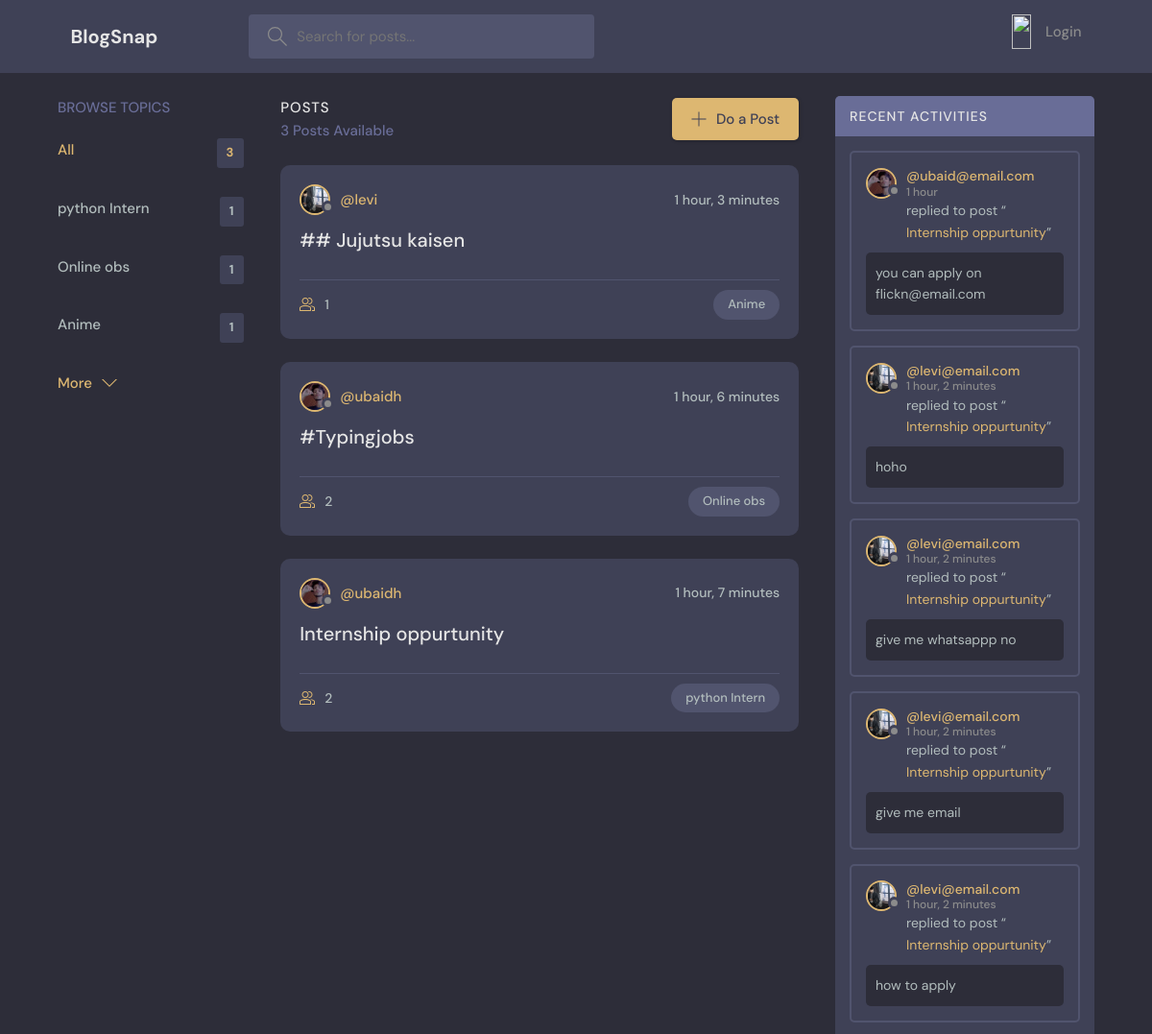
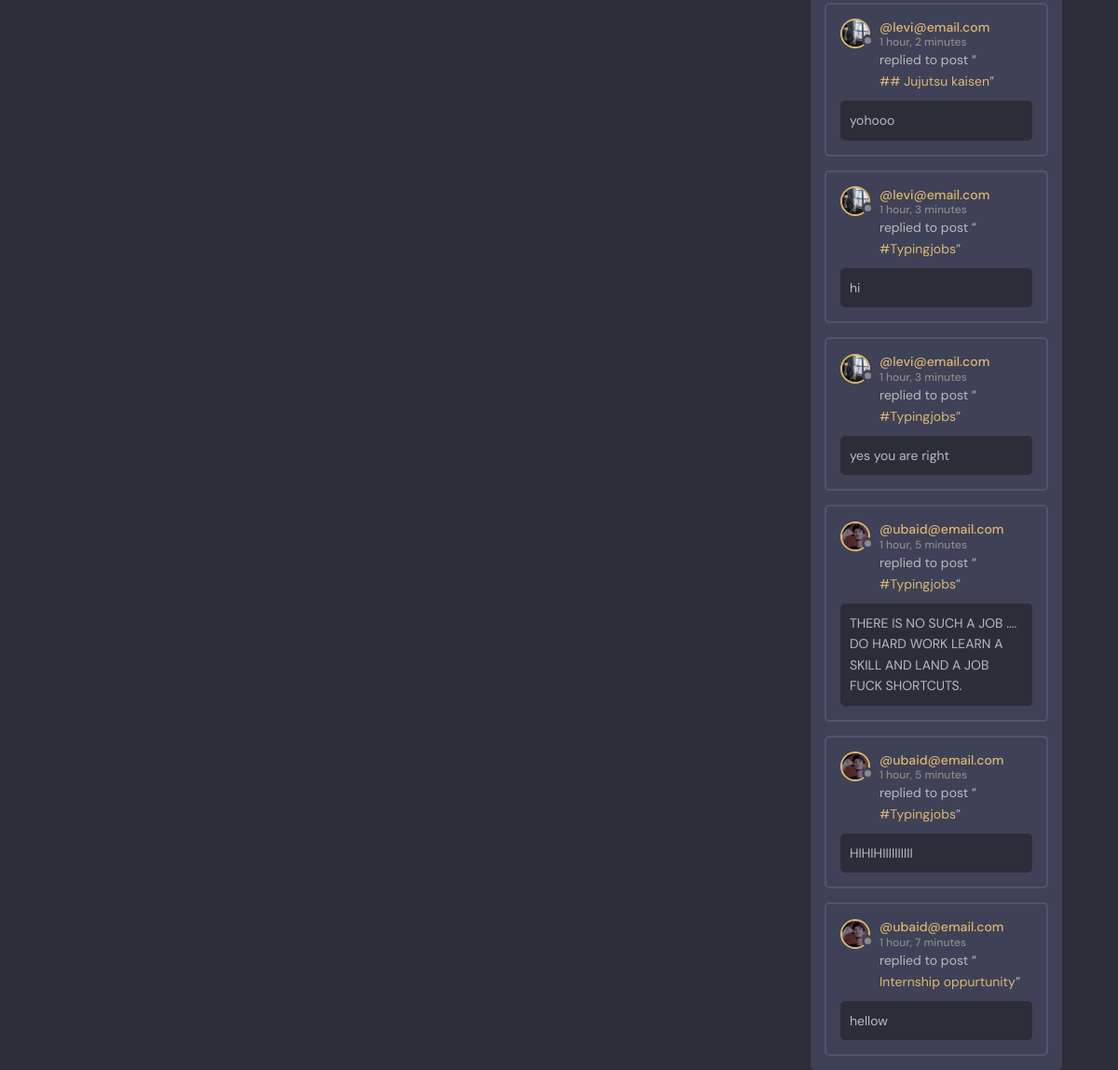
The page / on the database its author committed (2 pictures, top to bottom).
### discord/models.py (models this page shows, shortened)
class Topic(models.Model):
    name=models.CharField( max_length=150)

class Room(models.Model):
    host=models.ForeignKey(User,on_delete=models.SET_NULL,null=True)
    topic=models.ForeignKey(Topic, on_delete=models.SET_NULL,null=True)
    name=models.CharField( max_length=150)
    description = models.TextField(null=True,blank=True)
    participants=models.ManyToManyField(User, related_name="participants",blank=True)
    updated = models.DateTimeField( auto_now=True)
    created = models.DateTimeField( auto_now_add=True)
    class Meta:
        ordering = ['-updated' , '-created']
    def __str__(self):
        return self.name

class User(AbstractUser):
    name = models.CharField(null=True, max_length=50)
    email = models.EmailField(unique=True,null=True)
    bio = models.TextField(null=True)
    avatar=models.ImageField(null=True,default="avatar.svg")
    USERNAME_FIELD = 'email'
    REQUIRED_FIELDS = []

class Message(models.Model):
    user=models.ForeignKey(User,on_delete=models.CASCADE)
    room=models.ForeignKey(Room,on_delete=models.CASCADE)
    body=models.TextField()
    updated = models.DateTimeField( auto_now=True)
    created = models.DateTimeField( auto_now_add=True)
    class Meta:
        ordering = ['-updated' , '-created']

### discord/views.py (the view)
# urls.py: path('',views.home,name="home"),
def home(request):
    q = request.GET.get('q') if request.GET.get('q') != None else ''
    rooms=Room.objects.filter(
        Q(topic__name__icontains=q) |
        Q(name__icontains=q) |
        Q(description__icontains=q)
        )
    room_count=rooms.count()
    topics=Topic.objects.all()[0:5]
    room_messages=Message.objects.filter(
        Q(room__topic__name__icontains=q)
    )
    context={
        'rooms':rooms,
        'topics':topics,
        'room_count':room_count,
        'room_messages':room_messages
    }
    return render(request,'discord/home.html',context)

### discord/templates/discord/home.html (shortened to what this page needs)
{% extends "main.html" %}
{% block content %}
    <main class="layout layout--3">
      <div class="container">
        <div>
        {% include "discord/topics_component.html" %}
    </div>
        <div class="roomList">
          <div class="roomList__header">
            <div>
              <h2>Posts</h2>
              <p>{{room_count}} Posts Available</p>
            </div>
            <a class="btn btn--main" href="{% url 'create-room' %}">
              <svg version="1.1" xmlns="http://www.w3.org/2000/svg" width="32" height="32" viewBox="0 0 32 32">
                <title>add</title>
                <path
                  d="M16.943 0.943h-1.885v14.115h-14.115v1.885h14.115v14.115h1.885v-14.115h14.115v-1.885h-14.115v-14.115z"
                ></path>
              </svg>
              Do a Post
            </a>
          </div>
          {% include "discord/feed_component.html" %}
        </div>
        {% include "discord/activity_component.html" %}
      </div>
    </main>
    {% endblock content %}

### discord/templates/discord/topics_component.html
<div class="topics">
  <div class="topics__header">
    <h2>Browse Topics</h2>
  </div>
  <ul class="topics__list">
    <li>
      <a href="{% url 'home' %}" class="active">All <span>{{topics.count}}</span></a>
    </li>
    {% for topic in topics %}
    <li>
      <a href="{% url 'home' %}?q={{topic.name}}">{{topic.name}} <span>{{topic.room_set.all.count}}</span></a>
    </li>
      {% endfor %}
  </ul>
  <a class="btn btn--link" href="{% url 'topics' %}">
    More
    <svg
      version="1.1"
      xmlns="http://www.w3.org/2000/svg"
      width="32"
      height="32"
      viewBox="0 0 32 32"
    >
      <title>chevron-down</title>
      <path d="M16 21l-13-13h-3l16 16 16-16h-3l-13 13z"></path>
    </svg>
  </a>
</div>

### discord/templates/discord/feed_component.html (shortened to what this page needs)
{% for room in rooms %}
<div class="roomListRoom">
  <div class="roomListRoom__header">
    <a href="{% url 'user-profile' room.host.id %}" class="roomListRoom__author">
      <div class="avatar avatar--small">
        <img src="{{room.host.avatar.url}}" />
      </div>
      <span>@{{room.host.username}}</span>
    </a>
    <div class="roomListRoom__actions">
      <span>{{room.created|timesince}}</span>
    </div>
  </div>
  <div class="roomListRoom__content">
    <a href="{% url 'room' room.id%}">{{room.name}}</a>
  </div>
  <div class="roomListRoom__meta">
    <a href="{% url 'room' room.id%}" class="roomListRoom__joined">
      {{room.participants.all.count}}
    </a>
    <p class="roomListRoom__topic">{{room.topic.name}}</p>
  </div>
</div>
{% endfor %}

### discord/templates/discord/activity_component.html (shortened to what this page needs)
<div class="activities">
  <div class="activities__header">
    <h2>Recent Activities</h2>
  </div>
  {% for message in room_messages %}
  <div class="activities__box">
    <div class="activities__boxHeader roomListRoom__header">
      <a href="{% url 'user-profile' message.user.id %}"class="roomListRoom__author">
        <div class="avatar avatar--small">
          <img src="{{message.user.avatar.url}}" />
        </div>
        <p>
          @{{message.user}}
          <span>{{message.created|timesince}}</span>
        </p>
      </a>
    </div>
    <div class="activities__boxContent">
      <p>replied to post “<a href="{% url 'room' message.room.id %}">{{message.room}}</a>”</p>
      <div class="activities__boxRoomContent">
        {{message.body}}
      </div>
    </div>
  </div>
  {% endfor %}
</div>

### rows shown on the page
Topic: name "python Intern", room_set.all.count "1"
Topic: name "Online obs", room_set.all.count "1"
Topic: name "Anime", room_set.all.count "1"
Room: host.avatar (picture), host.username "levi", created "1 hour, 3 minutes", name "## Jujutsu kaisen", participants.all.count "1", topic.name "Anime"
Room: host.avatar (picture), host.username "ubaidh", created "1 hour, 6 minutes", name "#Typingjobs", participants.all.count "2", topic.name "Online obs"
Room: host.avatar (picture), host.username "ubaidh", created "1 hour, 7 minutes", name "Internship oppurtunity", participants.all.count "2", topic.name "python Intern"
Message: user.avatar (picture), user "ubaid@email.com", created "1 hour", room "Internship oppurtunity", body "you can apply on flickn@email.com"
Message: user.avatar (picture), user "levi@email.com", created "1 hour, 2 minutes", room "Internship oppurtunity", body "hoho"
Message: user.avatar (picture), user "levi@email.com", created "1 hour, 2 minutes", room "Internship oppurtunity", body "give me whatsappp no"
Message: user.avatar (picture), user "levi@email.com", created "1 hour, 2 minutes", room "Internship oppurtunity", body "give me email"
Message: user.avatar (picture), user "levi@email.com", created "1 hour, 2 minutes", room "Internship oppurtunity", body "how to apply"
Message: user.avatar (picture), user "levi@email.com", created "1 hour, 2 minutes", room "## Jujutsu kaisen", body "yohooo"
Message: user.avatar (picture), user "levi@email.com", created "1 hour, 3 minutes", room "#Typingjobs", body "hi"
Message: user.avatar (picture), user "levi@email.com", created "1 hour, 3 minutes", room "#Typingjobs", body "yes you are right"
Message: user.avatar (picture), user "ubaid@email.com", created "1 hour, 5 minutes", room "#Typingjobs", body "THERE IS NO SUCH A JOB .... DO HARD WORK LEARN A SKILL AND LAND A JOB FUCK SHORTCUTS."
Message: user.avatar (picture), user "ubaid@email.com", created "1 hour, 5 minutes", room "#Typingjobs", body "HIHIHIIIIIIIIII"
Message: user.avatar (picture), user "ubaid@email.com", created "1 hour, 7 minutes", room "Internship oppurtunity", body "hellow"

### other values the page prints
{{ topics.count }} "3"
{{ room_count }} "3"
